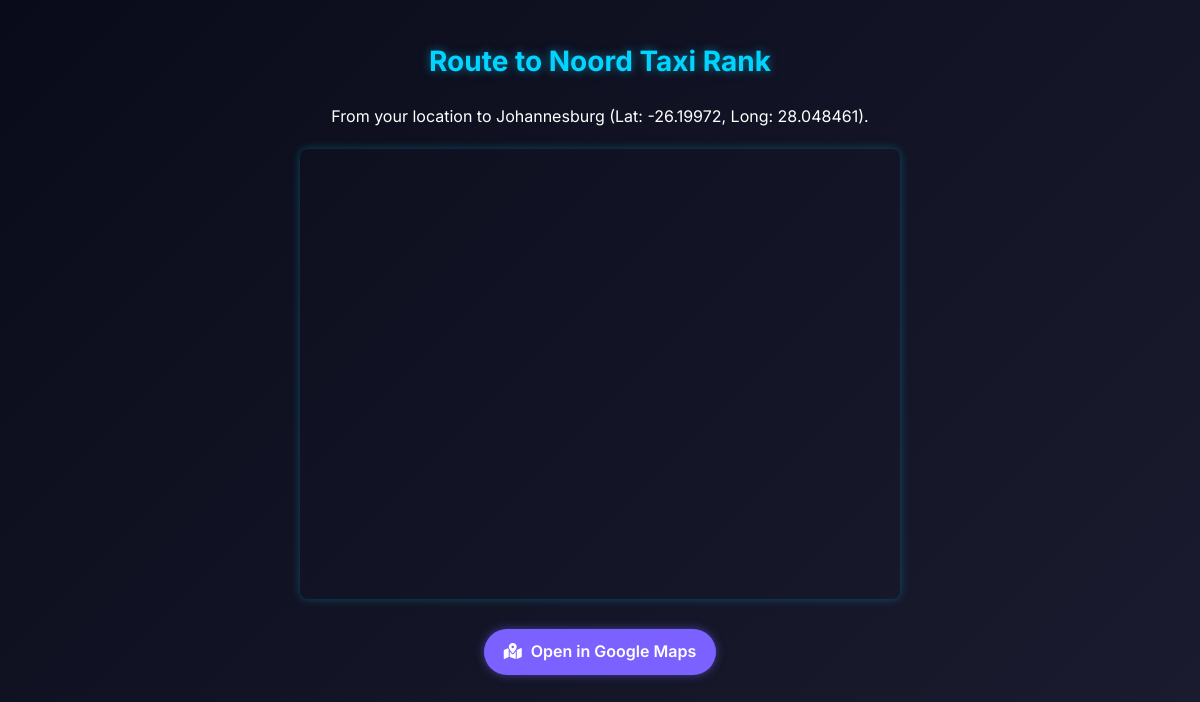
The page /route/4/ on the database its author committed.
### taxi_app/models.py (models this page shows, shortened)
class TaxiRank(models.Model):
    name = models.CharField(max_length=100)
    location = models.CharField(max_length=200)
    latitude = models.FloatField()
    longitude = models.FloatField()

### taxi_app/views.py (the view)
# urls.py: path('route/<int:rank_id>/', route, name='route'),
def route(request, rank_id):
    rank = TaxiRank.objects.get(id=rank_id)
    return render(request, 'taxi_app/route.html', {'rank': rank})

### taxiproject/context_processors.py (called while the page is built)
def google_maps_api_key(request):
    return {
        'GOOGLE_MAPS_API_KEY': getattr(settings, 'GOOGLE_MAPS_API_KEY', '')
    }

### taxi_app/templates/taxi_app/route.html (shortened to what this page needs)
<!DOCTYPE html>
<html>
<head>
    <link rel="stylesheet" href="https://cdnjs.cloudflare.com/ajax/libs/font-awesome/5.15.4/css/all.min.css">
</head>
<body>
    <main>
        <div class="container">
            <h1>Route to {{ rank.name }}</h1>
            <p>From your location to {{ rank.location }} (Lat: {{ rank.latitude }}, Long: {{ rank.longitude }}).</p>
            <iframe width="100%" height="450" style="border:0; display: block; margin: 20px auto; border-radius: 8px;" src="https://www.google.com/maps/embed/v1/place?key=YOUR_API_KEY&q={{ rank.latitude }},{{ rank.longitude }}"></iframe>
            <p><a href="https://www.google.com/maps/search/?api=1&query={{ rank.latitude }},{{ rank.longitude }}"><i class="fas fa-map-marked-alt"></i> Open in Google Maps</a></p>
        </div>
    </main>
</body>
</html>

### taxi_app/templates/taxi_app/route.html (style rules this page uses)
body { font-family: 'Inter', Arial, sans-serif; background: linear-gradient(135deg, #0A0B1A 0%, #1A1B2E 100%); color: #FFFFFF; margin: 0; padding: 20px; line-height: 1.6; }
.container { max-width: 600px; margin: 0 auto; text-align: center; }
h1 { color: #00D4FF; font-size: 28px; font-weight: 700; margin-bottom: 20px; text-shadow: 0 0 10px rgba(0, 212, 255, 0.5); }
p { font-size: 16px; }
a { color: #FFFFFF; background: #7B61FF; text-decoration: none; font-weight: 600; padding: 10px 20px; border-radius: 50px; display: inline-block; margin-top: 10px; transition: background 0.3s, box-shadow 0.3s; box-shadow: 0 0 10px rgba(123, 97, 255, 0.5); }
a i { margin-right: 5px; }
iframe { border-radius: 8px; box-shadow: 0 0 10px rgba(0, 212, 255, 0.3); }

### rows shown on the page
TaxiRank: name "Noord Taxi Rank", location "Johannesburg", latitude "-26.19972", longitude "28.048461"
